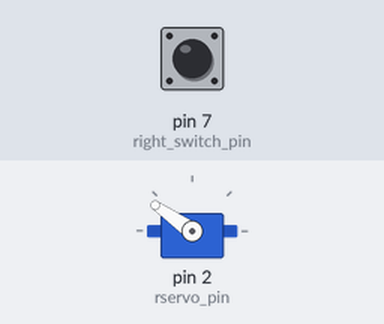
A sketch run on a simulated Arduino Uno, built with avr-gcc and run on an emulated ATmega328P. Shown: servo. Inputs (shaded band) come from the test bench; at power-on: pin 7 (right_switch_pin) LOW.

Above: at 1.2 s.
1.3 s: pin 7 (right_switch_pin) pulled HIGH for 0.15 s
At 3.4 s:
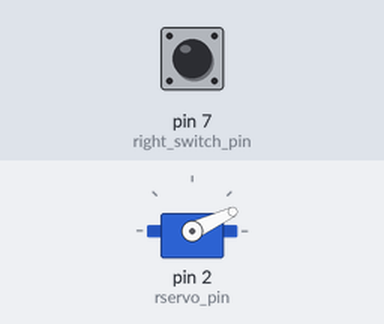
4.4 s: pin 7 (right_switch_pin) pulled HIGH for 3.2 s
10.3 s: pin 7 (right_switch_pin) pulled HIGH for 1 s
At 14.1 s:
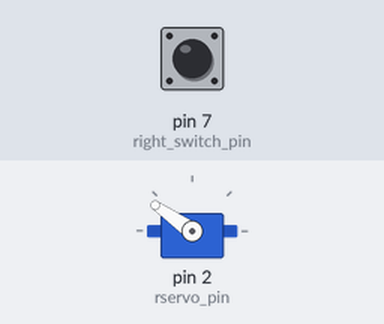
Timing chart, 0 to 15.6 s (numbered marks = the images above; inputs shaded):
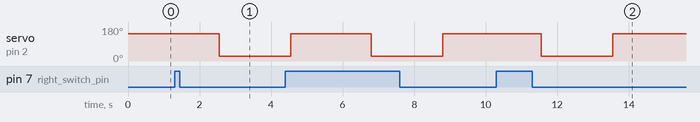

The sketch:

second-pcb-code.ino
```cpp
#include <Servo.h>

// assign the switches connected to the arduino pins
const int right_switch_pin = 7;
int right_switch_state = 0;

// create the servo objects to control the right servo motors
Servo right_servo;
const int rservo_pin = 2;

void setup() {
  // put your setup code here, to run once:

  // foot pedal switches setup
  pinMode(right_switch_pin, INPUT);

  // orientation setup for the motors (all set to 0 degrees)
  Serial.begin(9600); // send and receive at 9600 baud (needed to send data to the motors)
  right_servo.attach(rservo_pin); // attaches the right servo on pin 5 to the servo object
  right_servo.write(145);
}

void loop() {
  // put your main code here, to run repeatedly:
  right_switch_state = digitalRead(right_switch_pin);

  if (right_switch_state==HIGH) { // forwards turning code
    delay(1250);
    right_servo.write(25);
    delay(2000);
    right_servo.write(145);
    delay(1000);
  }
}
```

Measured:
- after the input at 1.3 s, servo on pin 2 (rservo_pin): 145° → 25° after 1.3 s
- after the input at 10.3 s, servo on pin 2 (rservo_pin): 145° → 25° after 1.3 s, → 145° 2.0 s later
